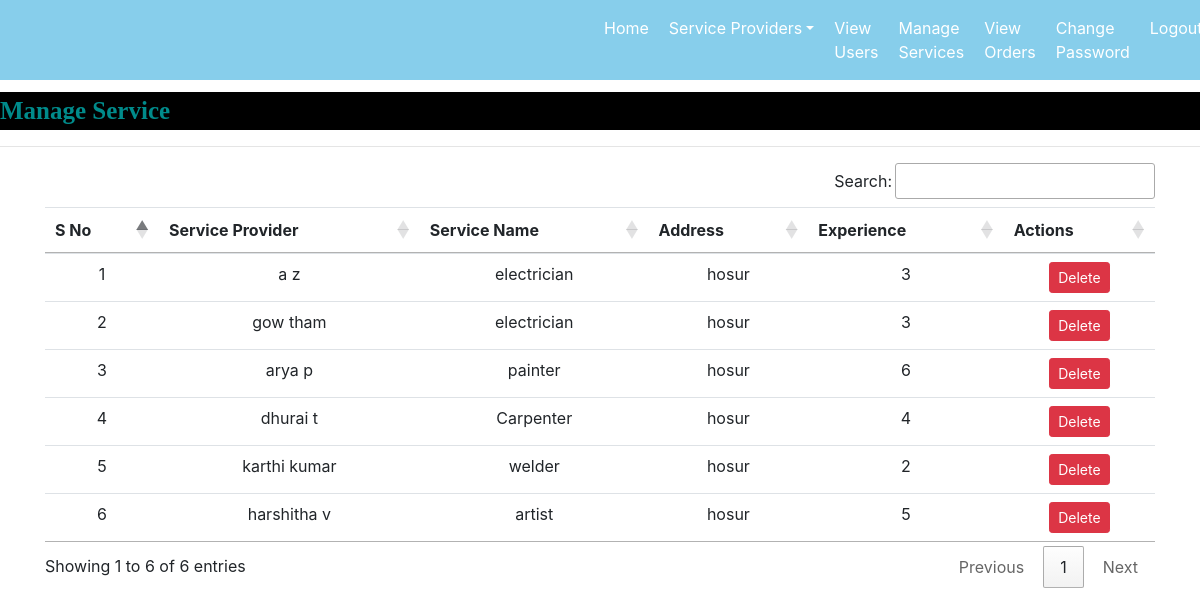
The app's page /manage_services/ (signed in) with its own data.
### servicefinder/models.py (models this page shows, shortened)
class Service(models.Model):
    provider = models.ForeignKey(Provider, on_delete=models.CASCADE, null=True)
    service_name = models.CharField(max_length=15, null=True)
    experience = models.CharField(max_length=15, null=True)
    location = models.CharField(max_length=150, null=True)
    description = models.CharField(max_length=200, null=True)

class Provider(models.Model):
    user = models.ForeignKey(User, on_delete=models.CASCADE, null=True)
    mobile = models.CharField(max_length=15, null=True)
    image = models.FileField(null=True)
    gender = models.CharField(max_length=15, null=True)
    type = models.CharField(max_length=15, null=True)
    status = models.CharField(max_length=15, null=True)

### servicefinder/views.py (the view)
# urls.py: path('manage_services/',manage_services, name='manage_services'),
def manage_services(request):
    if not request.user.is_authenticated or not request.user.is_staff:
        return redirect('admin_login')
    try:
        services = Service.objects.all()
    except Service.DoesNotExist:
        services = []
    context = {'services': services}
    return render(request, 'manage_services.html', context)

### servicefinder/templates/manage_services.html (shortened to what this page needs)
{% block body %}
{% include 'admin_navigation.html' %}
{% load static %}
    <head>
<link rel="stylesheet" href="https://cdn.jsdelivr.net/npm/bootstrap@4.6.2/dist/css/bootstrap.min.css">
</head>
<marquee style="font-family:'Monotype Corsiva';font-size:25px; color:darkcyan; background-color:black;font-weight:bold;margin-top:1%">
    Manage Service
</marquee>
<hr>
<div class="container">
    <table class="table table-hover" id="example">
        <thead>
            <tr>
                <th>S No</th>
                <th>Service Provider</th>
                <th>Service Name</th>
                <th>Address</th>
                <th>Experience</th>
                <th>Actions</th>
            </tr>
        </thead>
        <tbody>
            {% for service in services %}
            <tr>
                <td>{{ forloop.counter }}</td>
                <td>{{ service.provider.user.first_name }} {{ service.provider.user.last_name }}</td>
                <td>{{ service.service_name }}</td>
                <td>{{ service.location }}</td>
                <td>{{ service.experience }}</td>
                <td>
                    <a href="{% url 'delete_service' service.id %}" class="btn btn-danger btn-sm">Delete</a>
                </td>
            </tr>
            {% endfor %}
        </tbody>
    </table>
</div>
<link rel="stylesheet" type="text/css" href="https://cdn.datatables.net/1.11.5/css/jquery.dataTables.css">
<link rel="stylesheet" type="text/css" href="https://cdn.datatables.net/buttons/2.2.2/css/buttons.dataTables.min.css">
{% endblock %}

### servicefinder/templates/manage_services.html (style rules this page uses)
tr { text-align:center }

### records on screen
Service: provider.user.first_name "a", provider.user.last_name "z", service_name "electrician", location "hosur", experience "3"
Service: provider.user.first_name "gow", provider.user.last_name "tham", service_name "electrician", location "hosur", experience "3"
Service: provider.user.first_name "arya", provider.user.last_name "p", service_name "painter", location "hosur", experience "6"
Service: provider.user.first_name "dhurai", provider.user.last_name "t", service_name "Carpenter", location "hosur", experience "4"
Service: provider.user.first_name "karthi", provider.user.last_name "kumar", service_name "welder", location "hosur", experience "2"
Service: provider.user.first_name "harshitha", provider.user.last_name "v", service_name "artist", location "hosur", experience "5"
